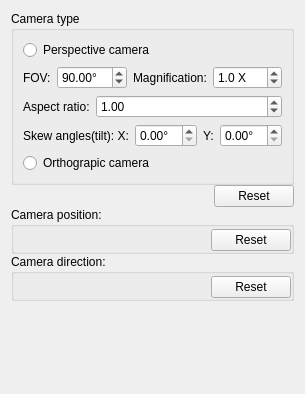
     <widget class="QWidget" name="tabCamera">
      <attribute name="title">
       <string>Camera</string>
      </attribute>
      <layout class="QVBoxLayout" name="_20">
       <property name="spacing">
        <number>0</number>
       </property>
       <item>
        <widget class="QGroupBox" name="groupBox_4">
         <property name="title">
          <string>Camera type</string>
         </property>
         <property name="checkable">
          <bool>false</bool>
         </property>
         <layout class="QVBoxLayout" name="verticalLayout_7">
          <item>
           <widget class="QRadioButton" name="radioButtonCameraPerspective">
            <property name="text">
             <string>Perspective camera</string>
            </property>
            <attribute name="buttonGroup">
             <string notr="true">cameraTypeButtonGroup</string>
            </attribute>
           </widget>
          </item>
          <item>
           <layout class="QHBoxLayout" name="layout_24">
            <item>
             <widget class="QLabel" name="label_43">
              <property name="sizePolicy">
               <sizepolicy hsizetype="Fixed" vsizetype="Preferred">
                <horstretch>0</horstretch>
                <verstretch>0</verstretch>
               </sizepolicy>
              </property>
              <property name="text">
               <string>FOV:</string>
              </property>
             </widget>
            </item>
            <item>
             <widget class="QDoubleSpinBox" name="doubleSpinBox_22">
              <property name="suffix">
               <string>°</string>
              </property>
              <property name="maximum">
               <double>179.000000000000000</double>
              </property>
              <property name="value">
               <double>90.000000000000000</double>
              </property>
             </widget>
            </item>
            <item>
             <widget class="QLabel" name="label">
              <property name="sizePolicy">
               <sizepolicy hsizetype="Fixed" vsizetype="Preferred">
                <horstretch>0</horstretch>
                <verstretch>0</verstretch>
               </sizepolicy>
              </property>
              <property name="text">
               <string>Magnification:</string>
              </property>
             </widget>
            </item>
            <item>
             <widget class="QDoubleSpinBox" name="doubleSpinBox">
              <property name="suffix">
               <string> X</string>
              </property>
              <property name="decimals">
               <number>1</number>
              </property>
              <property name="singleStep">
               <double>0.500000000000000</double>
              </property>
              <property name="value">
               <double>1.000000000000000</double>
              </property>
             </widget>
            </item>
           </layout>
          </item>
          <item>
           <layout class="QHBoxLayout" name="horizontalLayout_3">
            <item>
             <widget class="QLabel" name="label_3">
              <property name="sizePolicy">
               <sizepolicy hsizetype="Fixed" vsizetype="Preferred">
                <horstretch>0</horstretch>
                <verstretch>0</verstretch>
               </sizepolicy>
              </property>
              <property name="text">
               <string>Aspect ratio:</string>
              </property>
             </widget>
            </item>
            <item>
             <widget class="QDoubleSpinBox" name="doubleSpinBox_2">
              <property name="value">
               <double>1.000000000000000</double>
              </property>
             </widget>
            </item>
           </layout>
          </item>
          <item>
           <layout class="QHBoxLayout" name="layout_25">
            <item>
             <widget class="QLabel" name="label_44">
              <property name="text">
               <string>Skew angles(tilt): X:</string>
              </property>
             </widget>
            </item>
            <item>
             <widget class="QDoubleSpinBox" name="doubleSpinBox_23">
              <property name="sizePolicy">
               <sizepolicy hsizetype="Expanding" vsizetype="Fixed">
                <horstretch>0</horstretch>
                <verstretch>0</verstretch>
               </sizepolicy>
              </property>
              <property name="suffix">
               <string>°</string>
              </property>
             </widget>
            </item>
            <item>
             <widget class="QLabel" name="label_45">
              <property name="sizePolicy">
               <sizepolicy hsizetype="Fixed" vsizetype="Preferred">
                <horstretch>0</horstretch>
                <verstretch>0</verstretch>
               </sizepolicy>
              </property>
              <property name="text">
               <string>Y:</string>
              </property>
             </widget>
            </item>
            <item>
             <widget class="QDoubleSpinBox" name="doubleSpinBox_24">
              <property name="sizePolicy">
               <sizepolicy hsizetype="Expanding" vsizetype="Fixed">
                <horstretch>0</horstretch>
                <verstretch>0</verstretch>
               </sizepolicy>
              </property>
              <property name="suffix">
               <string>°</string>
              </property>
             </widget>
            </item>
           </layout>
          </item>
          <item>
           <widget class="QRadioButton" name="radioButtonCameraOrthographic">
            <property name="text">
             <string>Orthograpic camera</string>
            </property>
            <attribute name="buttonGroup">
             <string notr="true">cameraTypeButtonGroup</string>
            </attribute>
           </widget>
          </item>
         </layout>
        </widget>
       </item>
       <item alignment="Qt::AlignRight">
        <widget class="QPushButton" name="pushButton_8">
         <property name="text">
          <string>Reset</string>
         </property>
        </widget>
       </item>
       <item>
        <widget class="QGroupBox" name="groupBox_9">
         <property name="title">
          <string>Camera position:</string>
         </property>
         <layout class="QVBoxLayout" name="verticalLayout_17">
          <property name="spacing">
           <number>2</number>
          </property>
          <property name="margin">
           <number>0</number>
          </property>
          <item>
           <widget class="VectorChooser" name="cameraPositionChooser" native="true"/>
          </item>
          <item alignment="Qt::AlignRight">
           <widget class="QPushButton" name="pushButton_9">
            <property name="text">
             <string>Reset</string>
            </property>
           </widget>
          </item>
         </layout>
        </widget>
       </item>
       <item>
        <widget class="QGroupBox" name="groupBox_10">
         <property name="title">
          <string>Camera direction:</string>
         </property>
         <layout class="QVBoxLayout" name="verticalLayout_19">
          <property name="spacing">
           <number>2</number>
          </property>
          <property name="margin">
           <number>0</number>
          </property>
          <item>
           <widget class="VectorChooser" name="cameraDirectionChooser" native="true"/>
          </item>
          <item alignment="Qt::AlignRight">
           <widget class="QPushButton" name="pushButton_10">
            <property name="text">
             <string>Reset</string>
            </property>
           </widget>
          </item>
         </layout>
        </widget>
       </item>
       <item>
        <spacer name="_12">
         <property name="orientation">
          <enum>Qt::Vertical</enum>
         </property>
         <property name="sizeHint" stdset="0">
          <size>
           <width>20</width>
           <height>82</height>
          </size>
         </property>
        </spacer>
       </item>
      </layout>
     </widget>
